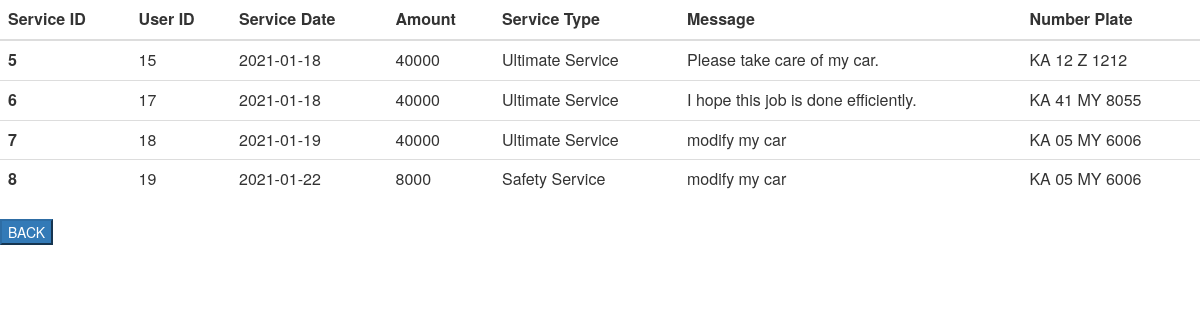
Page /admin/services.php (signed in) on the committed database.
### tables this page shows
CREATE TABLE `services` (
  `serv_id` int(11) NOT NULL,
  `svr_date` date NOT NULL,
  `amount` int(11) NOT NULL,
  `desp` varchar(100) NOT NULL,
  `User_id` int(11) NOT NULL,
  `msg` text NOT NULL,
  `vehicleno` varchar(100) NOT NULL
);

### admin/services.php (the view, shortened to what this page needs)
<?php
if(isset($_SESSION['id']))
{
    $connection=mysqli_connect("localhost","root","","dbms");
    ?>
    <html>
    <link href="//maxcdn.bootstrapcdn.com/bootstrap/3.3.0/css/bootstrap.min.css" rel="stylesheet" id="bootstrap-css">
    <body>
    <?php
    $sql="SELECT * FROM services;";
    $result=mysqli_query($connection,$sql);
    $resultcheck=mysqli_num_rows($result);
    if($resultcheck>0)
    {
    ?>
    <table class="table">
        <thead class="thead-dark">
        <tr>
            <th scope="col">Service ID</th>
            <th scope="col">User ID</th>
            <th scope="col">Service Date</th>
            <th scope="col">Amount</th>
            <th scope="col">Service Type</th>
            <th scope="col">Message</th>
            <th scope="col">Number Plate</th>
        </tr>
        </thead>
        <?php
        while($row=mysqli_fetch_assoc($result))
        {
            ?>
            <tr>
                <th scope="col"><?php echo $row['serv_id'];?></th>
                <td><?php echo $row['User_id'];?></td>
                <td><?php echo $row['svr_date'];?></td>
                <td><?php echo $row['amount'];?></td>
                <td><?php echo $row['desp'];?></td>
                <td><?php echo $row['msg'];?></td>
                <td><?php echo $row['vehicleno'];?></td>
            </tr>
            <?php
        }
        }
        else
        {
            echo "<h1><center>No Data Found!!!!!!</center></h1>";
        }
        ?>
    </table>
    <a href="home.php">
        <button class="btn-primary" value="logout">BACK</button>
    </a>
    </body>
    </html>
    <?php
}
else
{
    header('Location:login.php');
}
?>

### rows in the picture
services: serv_id "5", User "15", svr_date "2021-01-18", amount "40000", desp "Ultimate Service", msg "Please take care of my car.", vehicleno "KA 12 Z 1212"
services: serv_id "6", User "17", svr_date "2021-01-18", amount "40000", desp "Ultimate Service", msg "I hope this job is done efficiently.", vehicleno "KA 41 MY 8055"
services: serv_id "7", User "18", svr_date "2021-01-19", amount "40000", desp "Ultimate Service", msg "modify my car", vehicleno "KA 05 MY 6006"
services: serv_id "8", User "19", svr_date "2021-01-22", amount "8000", desp "Safety Service", msg "modify my car", vehicleno "KA 05 MY 6006"
